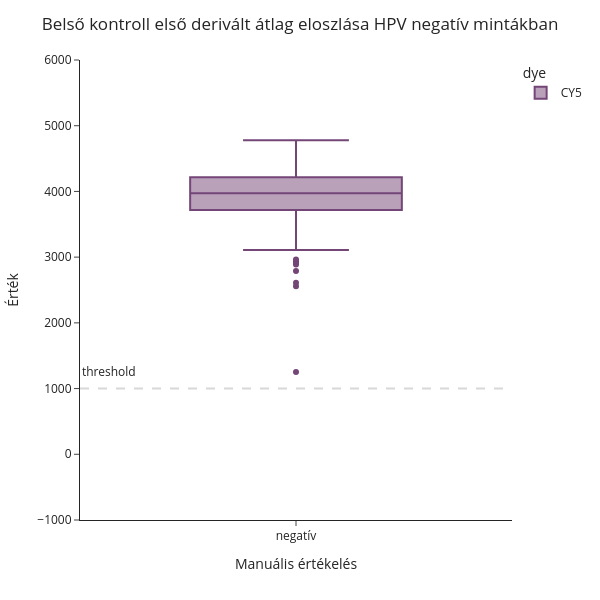

The code cell stored with this chart in its notebook:
### Code cell
import plotly.express as px

fig = px.box(
    neg_samples,
    x="minta",
    y="dy_mean",
    color="dye",
    color_discrete_map={
        "FAM": "#D75656",
        "VIC": "#7DA78C",
        "CY5": "#744577"
    }
)

fig.update_layout(
    template="simple_white",
    width=600,
    height=600,
    title=dict(text="Első derivált átlaga Légúti panel kitben csatornák szerint", x=0.5),
    xaxis_title="Manuális értékelés",
    yaxis_title="Érték",
    yaxis=dict(range=[-1000, 6000])
)

fig.update_layout(
    title=dict(
        text="Belső kontroll első derivált átlag eloszlása HPV negatív mintákban",
        x=0.5
    )
)

fig.add_hline(
    y=1100,
    line_dash="dash",
    line_color="gray",
    annotation_text="threshold",
    annotation_position="top left")

fig.add_shape(
    type="line",
    xref="paper",   # ← EZ A LÉNYEG
    x0=0,
    x1=1,
    yref="y",
    y0=1000,
    y1=1000,
    line=dict(color="gray", width=2, dash="dash"))


fig.show()

### Figure 1 — Plotly figure (JSON) as saved in the notebook; plotly's stock layout.template omitted (floating-point values rounded to 4 significant figures; data arrays with more than 128 entries replaced by an {"elided": "..."} marker saying what was removed)
{"data": [{"alignmentgroup": "True", "hovertemplate": "dye=CY5<br>minta=%{x}<br>dy_mean=%{y}<extra></extra>", "legendgroup": "CY5", "marker": {"color": "#744577"}, "name": "CY5", "notched": false, "offsetgroup": "CY5", "orientation": "v", "showlegend": true, "type": "box", "x": {"elided": "296 str values"}, "x0": " ", "xaxis": "x", "y": {"elided": "296 float values"}, "y0": " ", "yaxis": "y"}], "layout": {"annotations": [{"showarrow": false, "text": "threshold", "x": 0, "xanchor": "left", "xref": "x domain", "y": 1100, "yanchor": "bottom", "yref": "y"}], "boxmode": "group", "height": 600, "legend": {"title": {"text": "dye"}, "tracegroupgap": 0}, "margin": {"t": 60}, "shapes": [{"line": {"color": "gray", "dash": "dash"}, "type": "line", "x0": 0, "x1": 1, "xref": "x domain", "y0": 1100, "y1": 1100, "yref": "y"}, {"line": {"color": "gray", "dash": "dash", "width": 2}, "type": "line", "x0": 0, "x1": 1, "xref": "paper", "y0": 1000, "y1": 1000, "yref": "y"}], "title": {"text": "Belső kontroll első derivált átlag eloszlása HPV negatív mintákban", "x": 0.5}, "width": 600, "xaxis": {"anchor": "y", "domain": [0, 1], "title": {"text": "Manuális értékelés"}}, "yaxis": {"anchor": "x", "domain": [0, 1], "range": [-1000, 6000], "title": {"text": "Érték"}}}}
